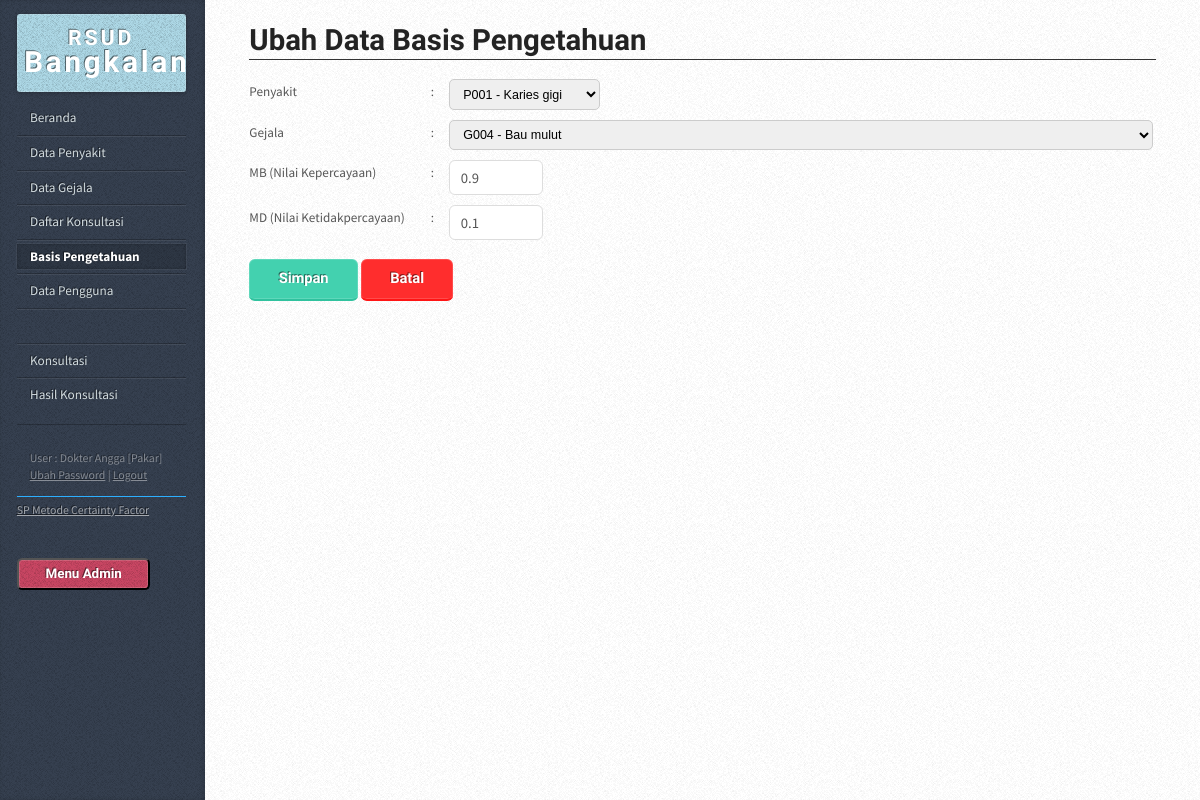
Screenshot of /?hal=basis-input&act=ubah&id=4 (signed in) with the database file from the repository.
### tables this page shows
CREATE TABLE `cf_pengetahuan` (
  `id_pengetahuan` int(11) NOT NULL,
  `id_penyakit` int(11) NOT NULL,
  `id_gejala` int(11) NOT NULL,
  `mb` double NOT NULL,
  `md` double NOT NULL,
  `cf` double NOT NULL
);

CREATE TABLE `cf_penyakit` (
  `id_penyakit` int(11) NOT NULL,
  `kd_penyakit` char(4) NOT NULL,
  `penyakit` varchar(100) NOT NULL,
  `informasi` text NOT NULL,
  `saran` text NOT NULL
);

CREATE TABLE `cf_gejala` (
  `id_gejala` int(11) NOT NULL,
  `kd_gejala` char(4) NOT NULL,
  `gejala` varchar(200) NOT NULL,
  `informasi` varchar(150) NOT NULL
);

CREATE TABLE `cf_pengguna` (
  `id_pengguna` int(11) NOT NULL,
  `nama` varchar(50) NOT NULL,
  `username` varchar(20) NOT NULL,
  `password` varchar(50) NOT NULL,
  `tipe` int(1) NOT NULL
);

### config/library.php (called while the page is built, shortened)
<?php
function antiinjec($data){
  $filter_sql = mysql_real_escape_string(stripslashes(strip_tags(htmlspecialchars($data,ENT_QUOTES))));
  return $filter_sql;
}
?>

### config/koneksi.php (called while the page is built, shortened)
<?php
function querydb($query)
{
	$result=mysql_query($query) or die ("gagal melakukan Query=$query");
	return $result;
}
?>

### input_basis.php (the view, shortened to what this page needs)
<?php
$status=antiinjec(@$_GET['act']);
if ($status=="ubah") { $id=antiinjec(@$_REQUEST['id']); }
	$query="SELECT id_pengetahuan, id_penyakit, id_gejala, mb, md, cf
			FROM cf_pengetahuan as a
			WHERE id_pengetahuan='$id'";
	$hquery=querydb($query);
	$dataquery=mysql_fetch_assoc($hquery);
?>
<article class="box post post-excerpt">
    <header>
        <h2><?php if($status=="ubah") { echo "Ubah"; } elseif ($status=="tambah") { echo "Tambah"; } ?> Data Basis Pengetahuan</h2>
    </header>
<div class="form-style-6">
<form action="aksi_basis.php?act=<?php echo"$status"; ?>" method="post" enctype="multipart/form-data" id="form1">
        <table width="100%" cellpadding="10" cellspacing="0" border="1" class="pad">
          <tr>
            <td width="20%">Penyakit</td>
            <td width="2%">:</td>
            <td width="78%">
            <select name="penyakit" class="input-field required">
                <?php
				$q_drop="SELECT id_penyakit, kd_penyakit, penyakit FROM cf_penyakit ORDER BY kd_penyakit ASC";
				$h_drop=querydb($q_drop);
				while($d_drop=mysql_fetch_assoc($h_drop)) {
					?>
                    	<option value="<?php echo $d_drop['id_penyakit']; ?>" <?php if($d_drop['id_penyakit']==$dataquery['id_penyakit']) { echo "selected"; } ?>><?php echo $d_drop['kd_penyakit']." - ".$d_drop['penyakit']; ?></option>
                    <?php
				}
				?>
            </select>
            </td>
          </tr>
          <tr>
            <td>Gejala</td>
            <td>:</td>
            <td>
            <select name="gejala" class="input-field required">
                <?php
				$q_drop="SELECT id_gejala, kd_gejala, gejala FROM cf_gejala ORDER BY kd_gejala ASC";
				$h_drop=querydb($q_drop);
				while($d_drop=mysql_fetch_assoc($h_drop)) {
					?>
                    	<option value="<?php echo $d_drop['id_gejala']; ?>" <?php if($d_drop['id_gejala']==$dataquery['id_gejala']) { echo "selected"; } ?>><?php echo $d_drop['kd_gejala']." - ".$d_drop['gejala']; ?></option>
                    <?php
				}
				?>
            </select>
          	</td>
          </tr>
          <tr>
            <td>MB (Nilai Kepercayaan)</td>
            <td>:</td>
            <td><input type="text" name="mb" value="<?php echo"$dataquery[mb]"; ?>" size="5" min="0" max="1" placeholder="0" class="input-field required"/></td>
          </tr>
          <tr>
            <td>MD (Nilai Ketidakpercayaan)</td>
            <td>:</td>
            <td><input type="text" name="md" value="<?php echo"$dataquery[md]"; ?>" size="5" min="0" max="1" placeholder="0" class="input-field required"/></td>
          </tr>
        </table>
    <input name="simpan" type="submit" value="Simpan">
    <input name="batal" type="button" value="Batal" onclick="self.history.back()" class="red">
</form>
</div>

### index.php (shortened to what this page needs)
<?php
include "config/library.php";
include "config/koneksi.php";
$hal=antiinjec(@$_GET['hal']);
$ses_nama_pengguna=@$_SESSION['ses_nama_pengguna'];
if($ses_nama_pengguna=="")
{
	header("location:login.php");
} else {
	$queryadm="SELECT * FROM cf_pengguna WHERE username='$ses_nama_pengguna'";
	$hasiladm=querydb($queryadm);
	$dataadm=mysql_fetch_array($hasiladm);
	$tipen=0;
	if($dataadm['tipe']==1) { $tipe_pengguna="Pakar"; $tipen=1; }
	elseif($dataadm['tipe']==2) { $tipe_pengguna="Konsultan"; $tipen=2; }
?>
<!DOCTYPE HTML>
<html>
	<head>
		<link rel="stylesheet" href="assets/css/main.css" />
	</head>
	<body>
			<div id="content">
				<div class="inner">
					<?php
					if($hal=="penyakit") { include "data_penyakit.php"; }
					elseif($hal=="penyakit-input") { include "input_penyakit.php"; }
					elseif($hal=="gejala") { include "data_gejala.php"; }
					elseif($hal=="gejala-input") { include "input_gejala.php"; }
					elseif($hal=="basis") { include "data_basis.php"; }
					elseif($hal=="basis-input") { include "input_basis.php"; }
					elseif($hal=="pengguna") { include "data_pengguna.php"; }
					elseif($hal=="pengguna-input") { include "input_pengguna.php"; }
					elseif($hal=="konsultasi") { include "konsultasi.php"; }
					elseif($hal=="konsultasi-gejala") { include "konsultasi_gejala.php"; }
					elseif($hal=="konsultasi-hasil") { include "konsultasi_hasil.php"; }
					elseif($hal=="konsultasi-selesai") { include "konsultasi_selesai.php"; }
					elseif($hal=="konsultasi-list") { include "data_konsultasi.php"; }
					elseif($hal=="konsultasi-view") { include "data_konsultasi_view.php"; }
					elseif($hal=="ubah-password") { include "input_password.php"; }
					else{ include "home.php"; }
					?>
				</div>
			</div>
			<div id="sidebar">
					<h1 id="logo"><a href="#"><span style="font-size:0.73em">RSUD</span> Bangkalan</a></h1>
					<nav id="nav">
						<ul>
							<li <?php if($hal=="") { echo "class='current'"; } ?>><a href="./">Beranda</a></li>
							<?php if($tipen==1) { ?>
							<li <?php if($hal=="penyakit" || $hal=="penyakit-input") { echo "class='current'"; } ?>><a href="?hal=penyakit">Data Penyakit</a></li>
							<li <?php if($hal=="gejala" || $hal=="gejala-input") { echo "class='current'"; } ?>><a href="?hal=gejala">Data Gejala</a></li>
                            <li <?php if($hal=="konsultasi-list" || $hal=="konsultasi-view") { echo "class='current'"; } ?>><a href="?hal=konsultasi-list">Daftar Konsultasi</a></li>
                            <li <?php if($hal=="basis" || $hal=="basis-input") { echo "class='current'"; } ?>><a href="?hal=basis">Basis Pengetahuan</a></li>
                            <li <?php if($hal=="pengguna" || $hal=="pengguna-input") { echo "class='current'"; } ?>><a href="?hal=pengguna">Data Pengguna</a></li>
                            <li><a>&nbsp;</a></li>
							<?php } ?>
                            <li <?php if($hal=="konsultasi" || $hal=="konsultasi-gejala") { echo "class='current'"; } ?>><a href="?hal=konsultasi">Konsultasi</a></li>
							<li <?php if($hal=="konsultasi-hasil") { echo "class='current'"; } ?>><a href="?hal=konsultasi-hasil">Hasil Konsultasi</a></li>
						</ul>
					</nav>
                	<div id="copyright">
                    	<p>
                        	User : <?php echo $dataadm['nama']; ?> [<?php echo $tipe_pengguna; ?>]<br>
                            <a href="?hal=ubah-password">Ubah Password</a> | <a href="logout.php">Logout</a><br>
                            <div style="border-bottom:1px solid #2dafff;"></div>
                            <a href="http://aplikasi-sistem-pakar-metode-certainty-factor.htm" target="_blank">SP Metode Certainty Factor</a><br>
                        </p>
                    </div>
                    <ul class="nav navbar-nav navbar-right">
            				<a href="login.php" target="_blank"><button type="button" class="btn btn-default navbar-btn">Menu Admin</button></a>
    					</ul>
			</div>
	</body>
</html>
<?php closedb(); } ?>

### rows the page displays
cf_pengetahuan: penyakit "P001 - Karies gigi", gejala "G004 - Bau mulut", mb "0.9", md "0.1"
cf_pengguna: nama "Dokter Angga", tipe "Pakar"
